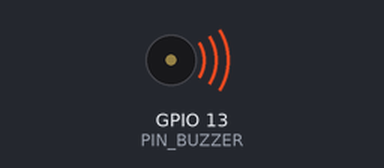
The sketch below on a simulated ESP32. Shown: buzzer (waves = sounding, pin HIGH). Random numbers use the default seed unless the sketch sets one; EEPROM starts erased; what the sketch prints to the serial monitor is not drawn. At 4.0 s the program restarts the board; the recording ends there.

Above: at 0.1 s.
Timing chart, 0 to 1.6 s (numbered marks = the images above):
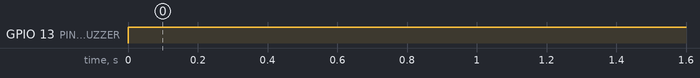

Measured:
- by itself, GPIO 13 (PIN_BUZZER): LOW → HIGH at 0.00 s

The sketch:

Lab3.4.ino
```cpp
#include <EEPROM.h>
#include <Ticker.h>

#define PIN_BUZZER 13

PROGMEM const int freqs[] = {31, 49, 78, 123, 196, 311, 494, 784, 1245, 1976, 3136, 4978};

Ticker secondTick;
volatile int watchdogCount = 0;
volatile int freqIdx = 0;  //the index that will store the last frequency before it restarts.
int EEPROM_Addr = 0;       //the address of the EEPROM that will store the freqIdx. It can be any value from 0 to 4095 since we have 4K EEROM.


//The Watchdog Interrupt Service Routine (ISR)
void ISRwatchdog() {
  watchdogCount++;
  //The watchdog will be waken up when the couter reaches 4
  if (watchdogCount == 4) {
    //restarting the board
    ESP.restart();
  }
}


void setup() {
  // disabling the built-in watchdog
  ESP.wdtDisable();
  //registering the watchdog ISR
  secondTick.attach(1, ISRwatchdog);
  //initializing the EEROM of size 4KB
  EEPROM.begin(4096);
  Serial.begin(115200);
  pinMode(PIN_BUZZER, OUTPUT);
}

void loop() {

  Serial.print("Watchdog counter = ");
  Serial.println(watchdogCount);
  watchdogCount = 0;

  //read the value stored at the address
  int val_read = EEPROM.read(EEPROM_Addr);
  Serial.println(val_read);

  // generating 50% PWM
  analogWrite(PIN_BUZZER, 256);
  analogWriteFreq(freqs[val_read]);

  delay(random(1,5) * 1000);

  freqIdx = random(0,11);
  //value to write to EEPROM
  int val_write = freqIdx;
  //write the value to the address
  EEPROM.write(EEPROM_Addr, val_write);
  //commit to EEPROM to make all the changes
  EEPROM.commit();


}
```
